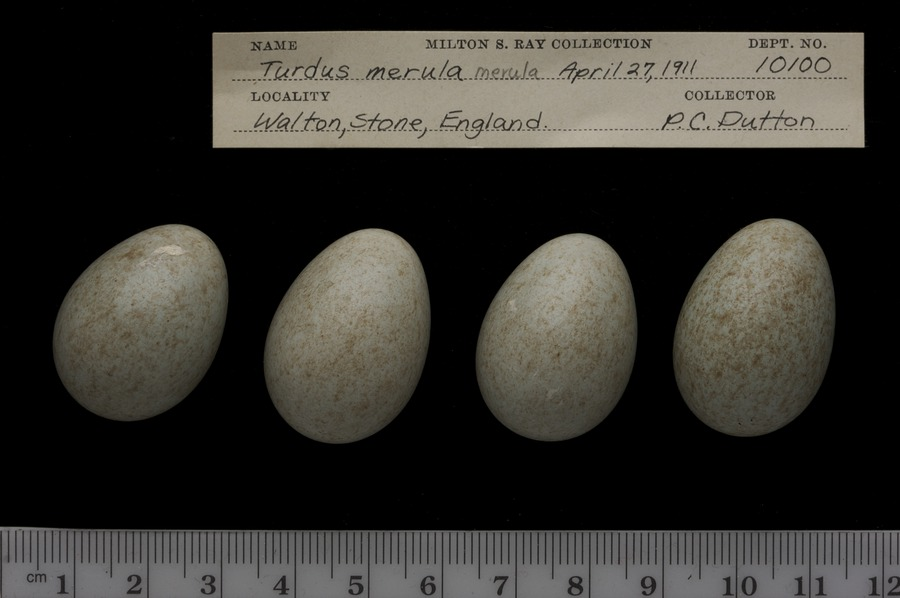
#> input picture images/MVZ_10100_egg.jpg, 900 x 598 px
$ python -i segment.py   (imports and definitions only)
#> lines starting #> are read from the running program, lines starting #| are printed output that depends on the picture; after the words box and inside, x2 and y2 are one past the last pixel; in counts of white or black regions, pixels touching at a corner belong together
import numpy as np
import cv2

from typing import List, Tuple


# [34 lines left out: function ruler_contour, not called in this run]


def egg_contours(
        img: np.ndarray,
        dp_thresh: Tuple[int, int] = (8, 23),
        area_thresh: int = 500) -> List[np.ndarray]:
    """
    Find contours of egg in image
    :param img: Image to find contours in (RGB)
    :param dp_thresh: Threshold for number of curves (low, high)
    :param area_thresh: Threshold for area of contour
    :return: List of egg contours
    """
#> called with dp_thresh = (8, 23), area_thresh = 500
    # Convert to grayscale
    gray = cv2.cvtColor(img, cv2.COLOR_RGB2GRAY)

    # Blur image
    ret, thresh = cv2.threshold(gray, 20, 255, cv2.THRESH_BINARY)
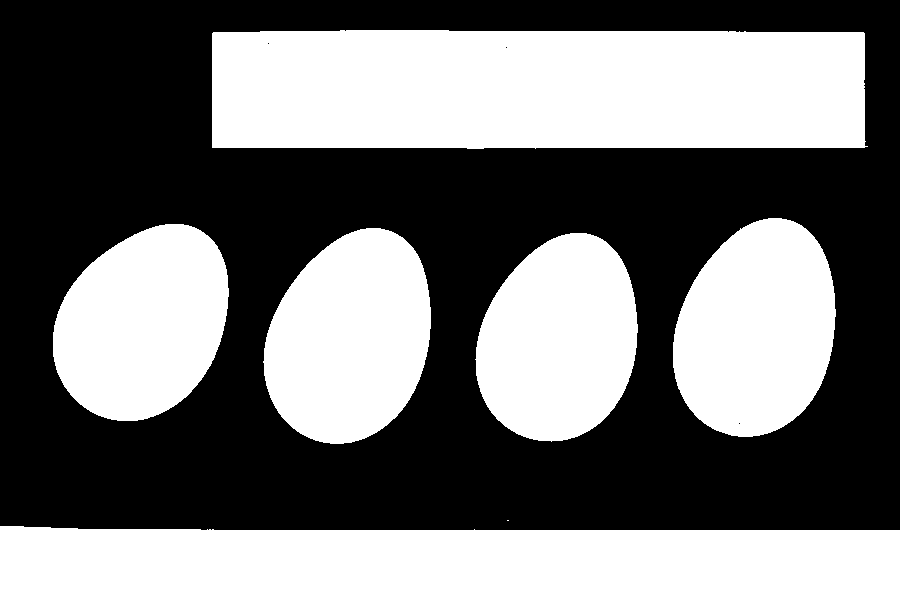
#> thresh: shape (598, 900); 45.6% white; 7 white regions (1 under 20 px)

    # Find contours
    contours, _ = cv2.findContours(thresh, cv2.RETR_EXTERNAL, cv2.CHAIN_APPROX_SIMPLE)
#> contours = 7 contours, 1 with area under 20; largest, box (x1, y1, x2, y2) and area: (212, 30, 868, 149) 75580, (0, 526, 900, 598) 60591, (263, 228, 431, 444) 27306, (673, 218, 836, 437) 27236, (53, 224, 229, 421) 26025, (475, 233, 638, 442) 25824

    # filter for ovular contours
    contour_list = []
    for contour in contours:
        #https://en.wikipedia.org/wiki/Ramer%E2%80%93Douglas%E2%80%93Peucker_algorithm
        approx = cv2.approxPolyDP(contour, 0.01 * cv2.arcLength(contour, True), True)

        # https://byjus.com/maths/greens-theorem/#:~:text=Therefore%2C%20the%20line%20integral%20defined,%E2%88%AB%20c%20x%20d%20y
        area = cv2.contourArea(contour)
        if (len(approx) > dp_thresh[0]) & (len(approx) < dp_thresh[1]) & (area > area_thresh):
            contour_list.append(contour)
#> this loop made 7 passes
#> area on passes 3 to 6: 25823.5, 27305.5, 26025, 27235.5
#> (approx, area) on passes 1, 7: ([[0, 526], [0, 597], [899, 597], [899, 530]], 60591), ([[212, 33], [212, 147], [867, 146], [863, 32]], 75580)
#> after the loop, contour_list = 4 contours; box (x1, y1, x2, y2) and area: (263, 228, 431, 444) 27306, (673, 218, 836, 437) 27236, (53, 224, 229, 421) 26025, (475, 233, 638, 442) 25824

    return contour_list


# [36 lines left out: function optimize_segmentation_hypers, not called in this run]

>>> import cv2
>>> picture = cv2.cvtColor(cv2.imread('../images/MVZ_10100_egg.jpg'), cv2.COLOR_BGR2RGB)
>>> result = egg_contours(picture)
#> result has the same summary as contour_list in egg_contours

$ run again, on images/MVZ_10110_egg.jpg
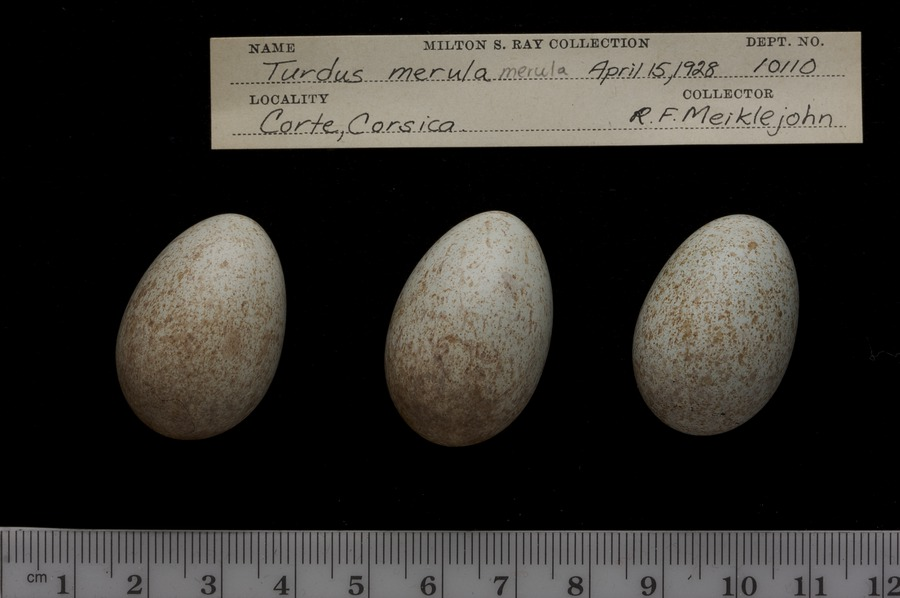
#> input picture images/MVZ_10110_egg.jpg, 900 x 598 px
#> in egg_contours, `gray = cv2.cvtColor(img, cv2.COLOR_RGB2GRAY)`:
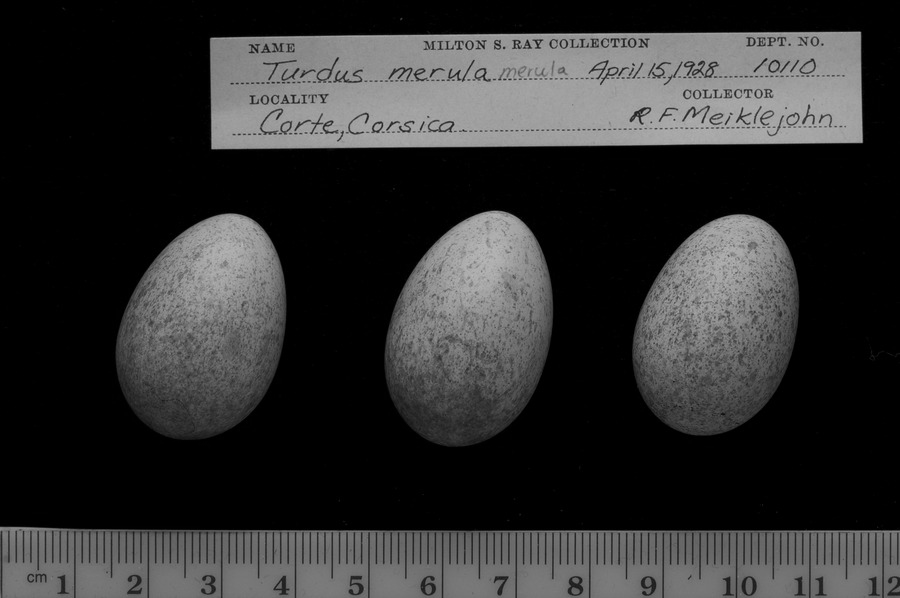
#> gray: shape (598, 900); min 0, max 190, mean 48.2
#> in egg_contours, `ret, thresh = cv2.threshold(gray, 20, 255, cv2.THRESH_BINARY)`:
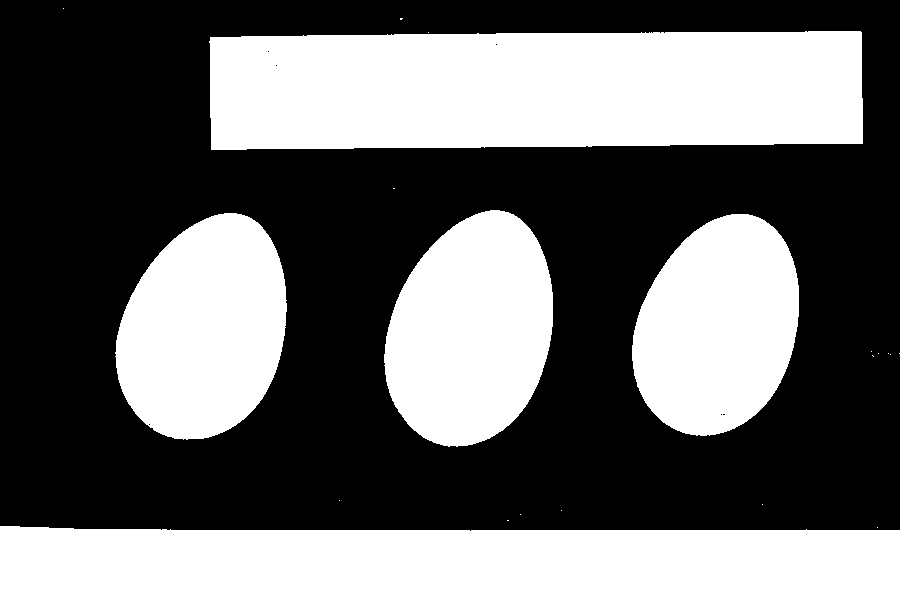
#> thresh: shape (598, 900); 41.5% white; 21 white regions (16 under 20 px)
#> contours = 21 contours, 16 with area under 20; largest, box (x1, y1, x2, y2) and area: (209, 31, 863, 150) 73154, (0, 526, 900, 598) 60541, (384, 210, 553, 447) 30034, (115, 213, 287, 440) 29265, (632, 214, 799, 436) 27970
#> the loop in egg_contours, `for contour in contours:` made 21 passes
#> area on passes 14 to 16: 27970, 29265, 30033.5
#> after the loop in egg_contours, `for contour in contours:`: contour_list = 3 contours; box (x1, y1, x2, y2) and area: (384, 210, 553, 447) 30034, (115, 213, 287, 440) 29265, (632, 214, 799, 436) 27970
#> result has the same summary as contour_list in egg_contours

$ run again, on images/MVZ_10125_egg.jpg
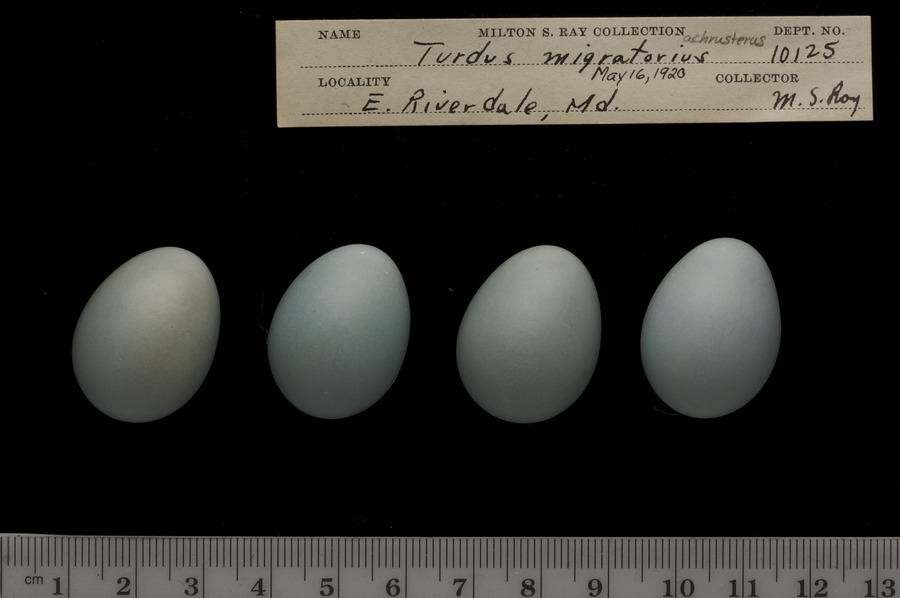
#> input picture images/MVZ_10125_egg.jpg, 900 x 598 px
#> in egg_contours, `gray = cv2.cvtColor(img, cv2.COLOR_RGB2GRAY)`:
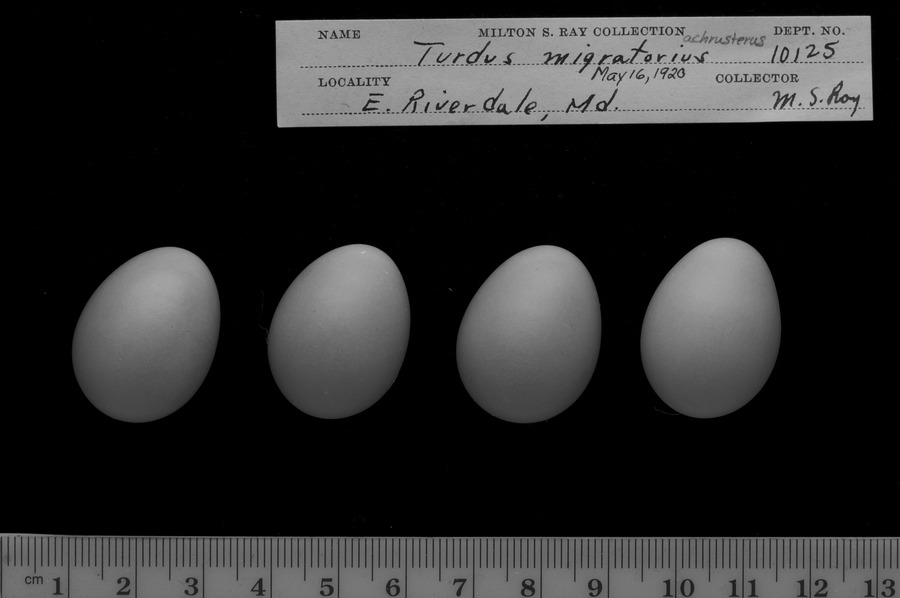
#> gray: shape (598, 900); min 0, max 189, mean 42.5
#> in egg_contours, `ret, thresh = cv2.threshold(gray, 20, 255, cv2.THRESH_BINARY)`:
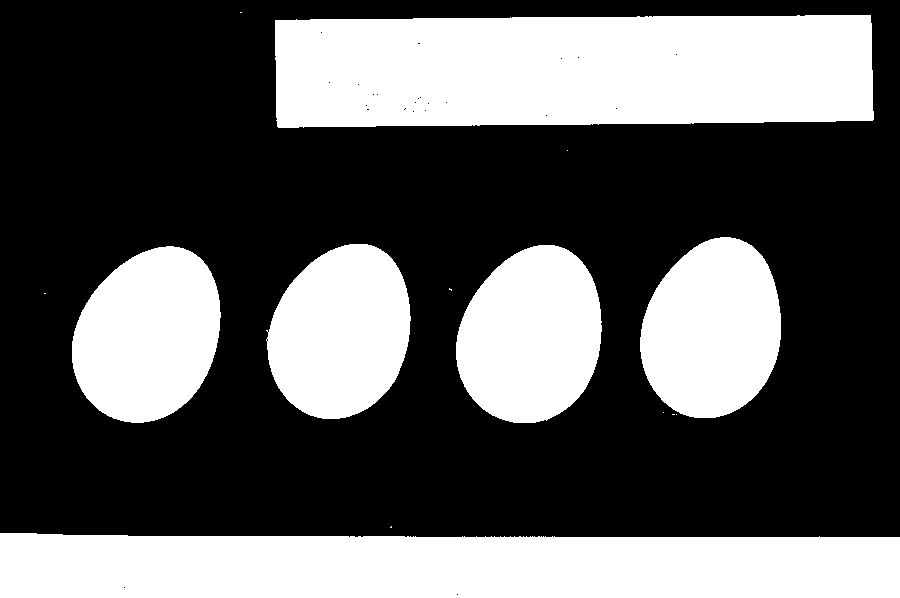
#> thresh: shape (598, 900); 37% white; 14 white regions (8 under 20 px)
#> contours = 14 contours, 8 with area under 20; largest, box (x1, y1, x2, y2) and area: (275, 15, 874, 128) 63364, (0, 533, 900, 598) 54595, (456, 245, 602, 423) 19888, (72, 246, 221, 423) 19868, (640, 237, 781, 418) 19548, (266, 244, 411, 419) 19157
#> the loop in egg_contours, `for contour in contours:` made 14 passes
#> area on passes 8 to 11: 19868.5, 19887.5, 19157, 19547.5
#> after the loop in egg_contours, `for contour in contours:`: contour_list = 4 contours; box (x1, y1, x2, y2) and area: (456, 245, 602, 423) 19888, (72, 246, 221, 423) 19868, (640, 237, 781, 418) 19548, (266, 244, 411, 419) 19157
#> result has the same summary as contour_list in egg_contours
